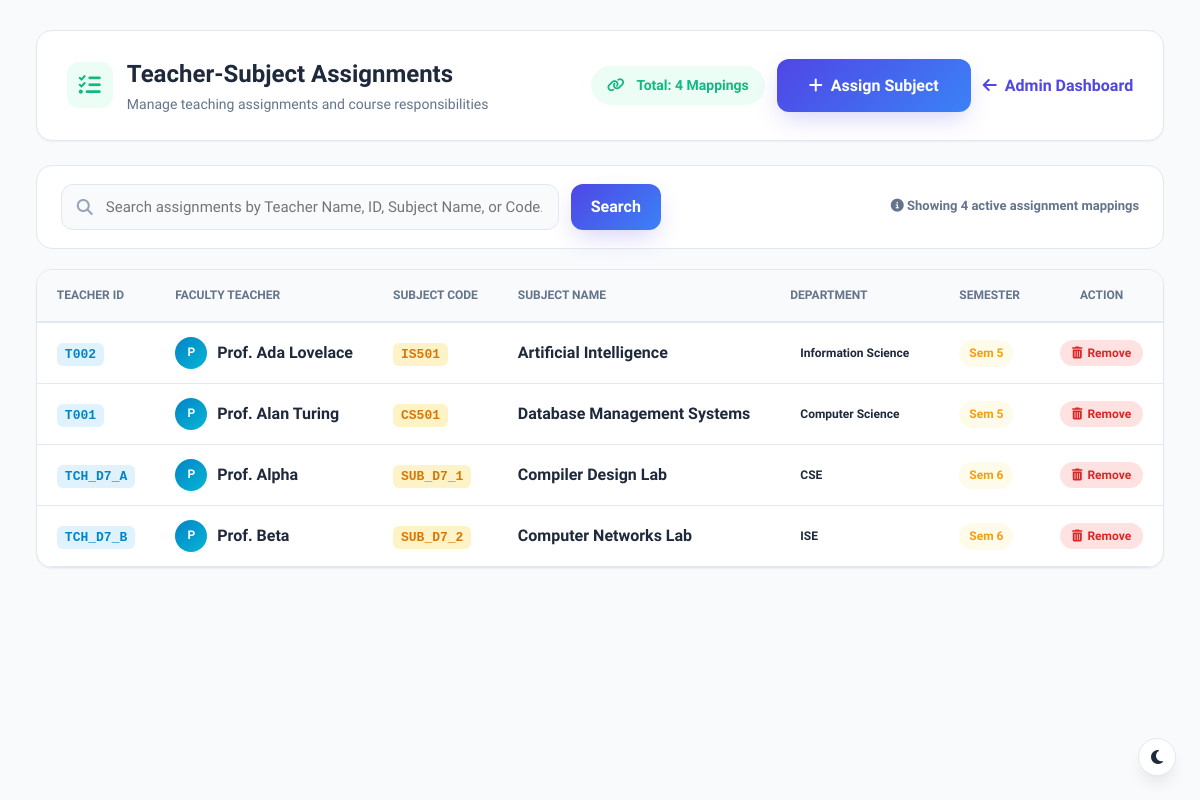
Page /view_assignments (signed in) on the earlier database version.
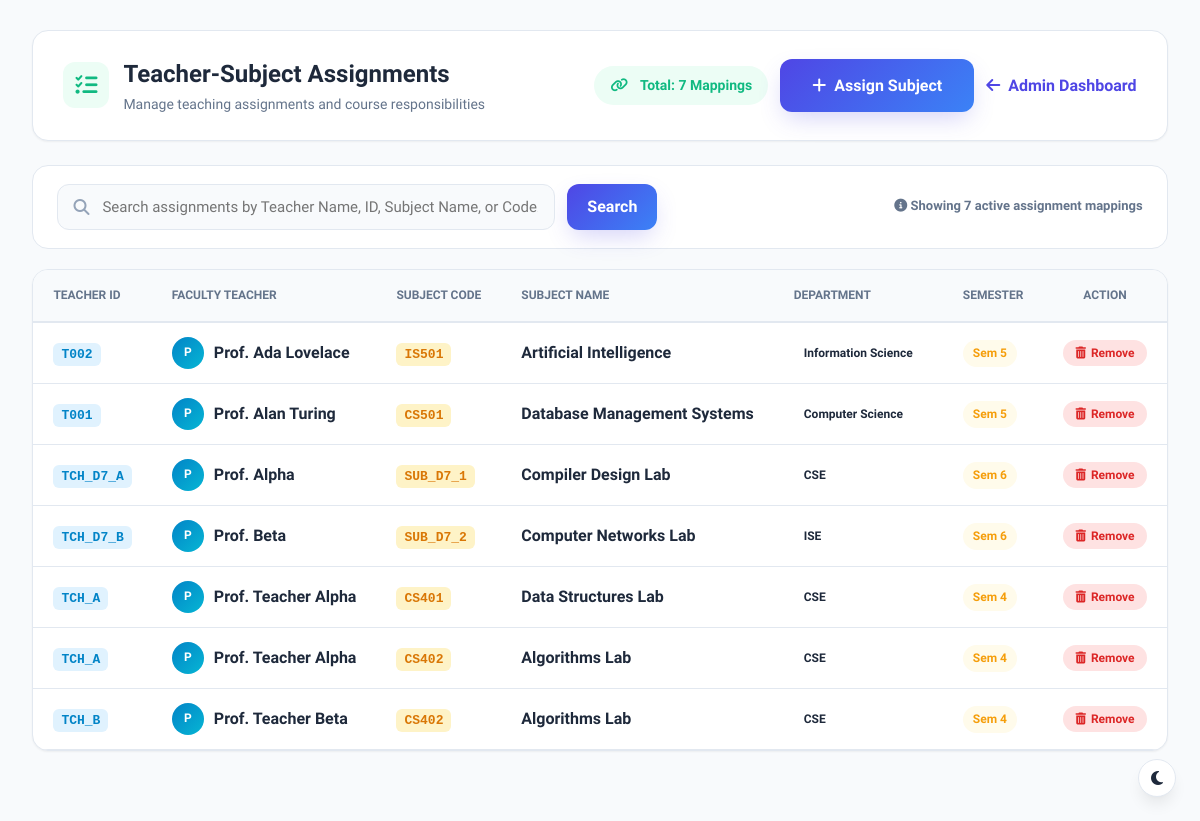
Same page on the later database version.
### tables this page shows
CREATE TABLE "teacher_subjects" (id INTEGER PRIMARY KEY AUTOINCREMENT, teacher_id TEXT NOT NULL, subject_id TEXT NOT NULL, FOREIGN KEY (teacher_id) REFERENCES teachers(teacher_id) ON DELETE CASCADE, FOREIGN KEY (subject_id) REFERENCES subjects(subject_code) ON DELETE CASCADE);

CREATE TABLE teachers(
        id INTEGER PRIMARY KEY AUTOINCREMENT,
        teacher_id TEXT UNIQUE NOT NULL,
        fullname TEXT NOT NULL,
        email TEXT UNIQUE NOT NULL,
        department TEXT NOT NULL
    );

CREATE TABLE "subjects" (id INTEGER PRIMARY KEY AUTOINCREMENT, subject_code TEXT UNIQUE NOT NULL, subject_name TEXT NOT NULL, department TEXT NOT NULL, semester INTEGER NOT NULL);

### app.py (the view)
@app.route("/view_assignments")
@role_required("admin")
def view_assignments():
    search_query = request.args.get("search", "").strip()
    success = request.args.get("success")
    error = request.args.get("error")
    conn = get_db_connection()
    cursor = conn.cursor()
    if search_query:
        term = f"%{search_query}%"
        cursor.execute("""
            SELECT teacher_subjects.id AS assignment_id,
                   teachers.teacher_id,
                   teachers.fullname AS teacher_name,
                   teachers.department AS teacher_department,
                   subjects.subject_code,
                   subjects.subject_name,
                   subjects.department AS subject_department,
                   subjects.semester
            FROM teacher_subjects
            JOIN teachers ON teacher_subjects.teacher_id = teachers.teacher_id
            JOIN subjects ON teacher_subjects.subject_id = subjects.subject_code
            WHERE teachers.fullname LIKE ? OR teachers.teacher_id LIKE ? OR subjects.subject_name LIKE ? OR subjects.subject_code LIKE ?
            ORDER BY teachers.fullname ASC, subjects.subject_code ASC
        """, (term, term, term, term))
    else:
        cursor.execute("""
            SELECT teacher_subjects.id AS assignment_id,
                   teachers.teacher_id,
                   teachers.fullname AS teacher_name,
                   teachers.department AS teacher_department,
                   subjects.subject_code,
                   subjects.subject_name,
                   subjects.department AS subject_department,
                   subjects.semester
            FROM teacher_subjects
            JOIN teachers ON teacher_subjects.teacher_id = teachers.teacher_id
            JOIN subjects ON teacher_subjects.subject_id = subjects.subject_code
            ORDER BY teachers.fullname ASC, subjects.subject_code ASC
        """)
    assignments = cursor.fetchall()
    conn.close()
    return render_template(
        "view_assignments.html",
        assignments=assignments,
        search_query=search_query,
        success=success,
        error=error
    )

### app.py (called while the page is built, shortened)
def role_required(*allowed_roles):
    def decorator(f):
        @wraps(f)
        def decorated_function(*args, **kwargs):
            if "user_id" not in session or "role" not in session:
                return redirect(url_for("login"))
            user_role = session.get("role")
            return f(*args, **kwargs)
        return decorated_function
    return decorator

### database.py (called while the page is built)
def get_db_connection():
    conn = sqlite3.connect("database.db")
    conn.execute("PRAGMA foreign_keys = ON;")
    conn.row_factory = sqlite3.Row
    return conn

### templates/view_assignments.html (shortened to what this page needs)
<!DOCTYPE html>
<html lang="en">
<head>
    <link rel="stylesheet" href="{{ url_for('static', filename='css/dashboard.css') }}">
    <link rel="stylesheet" href="{{ url_for('static', filename='css/style.css') }}">
    <link rel="stylesheet" href="https://cdnjs.cloudflare.com/ajax/libs/font-awesome/6.5.2/css/all.min.css">
</head>
<body style="background: var(--bg-main);">
    <div style="max-width: 1280px; margin: 30px auto; padding: 0 24px;">
        <div style="display: flex; justify-content: space-between; align-items: center; flex-wrap: wrap; gap: 20px; background: var(--card-bg); padding: 24px 30px; border-radius: var(--radius-lg); box-shadow: var(--shadow-sm); border: 1px solid var(--border); margin-bottom: 24px;">
            <div>
                <div style="display: flex; align-items: center; gap: 14px;">
                    <div style="width: 46px; height: 46px; border-radius: var(--radius-md); background: #ecfdf5; color: #10b981; display: flex; align-items: center; justify-content: center; font-size: 22px;">
                        <i class="fas fa-tasks"></i>
                    </div>
                    <div>
                        <h1 style="font-size: 24px; font-weight: 800; color: var(--text-main); margin: 0;">Teacher-Subject Assignments</h1>
                        <p style="color: var(--text-muted); font-size: 14px; margin: 0;">Manage teaching assignments and course responsibilities</p>
                    </div>
                </div>
            </div>
            <div style="display: flex; align-items: center; gap: 12px;">
                <span class="badge badge-success" style="font-size: 14px; padding: 8px 16px;">
                    <i class="fas fa-link" style="margin-right: 6px;"></i> Total: {{ assignments|length }} Mappings
                </span>
                <a href="{{ url_for('assign_subject') }}" class="btn btn-primary" style="display: inline-flex; align-items: center; gap: 8px; font-weight: 600;">
                    <i class="fas fa-plus"></i> Assign Subject
                </a>
                <a href="{{ url_for('admin') }}" class="btn btn-outline" style="display: inline-flex; align-items: center; gap: 8px; font-weight: 600;">
                    <i class="fas fa-arrow-left"></i> Admin Dashboard
                </a>
            </div>
        </div>
        <div style="background: var(--card-bg); padding: 18px 24px; border-radius: var(--radius-lg); border: 1px solid var(--border); margin-bottom: 20px; display: flex; justify-content: space-between; align-items: center; flex-wrap: wrap; gap: 16px;">
            <form action="{{ url_for('view_assignments') }}" method="GET" style="display: flex; gap: 12px; flex: 1; max-width: 600px;">
                <div class="input-wrapper" style="flex: 1;">
                    <input
                        type="text"
                        id="assignmentSearchInput"
                        name="search"
                        value="{{ search_query or '' }}"
                        class="form-control"
                        placeholder="Search assignments by Teacher Name, ID, Subject Name, or Code..."
                        style="width: 100%;">
                </div>
                <button type="submit" class="btn btn-primary" style="padding: 0 20px;">
                    Search
                </button>
            </form>
            <span style="font-size: 13px; color: var(--text-muted); font-weight: 600;">
                <i class="fas fa-info-circle"></i> Showing <strong>{{ assignments|length }}</strong> active assignment mappings
            </span>
        </div>
        <div class="table-card" style="background: var(--card-bg); border-radius: var(--radius-lg); border: 1px solid var(--border); overflow: hidden; box-shadow: var(--shadow-sm);">
            {% if assignments %}
            <div style="overflow-x: auto;">
                <table class="data-table" id="assignmentsTable" style="width: 100%; border-collapse: collapse;">
                    <thead>
                        <tr style="background: var(--bg-main); border-bottom: 2px solid var(--border);">
                            <th style="padding: 16px 20px; text-align: left; font-size: 12px; font-weight: 700; color: var(--text-muted); text-transform: uppercase;">Teacher ID</th>
                            <th style="padding: 16px 20px; text-align: left; font-size: 12px; font-weight: 700; color: var(--text-muted); text-transform: uppercase;">Faculty Teacher</th>
                            <th style="padding: 16px 20px; text-align: left; font-size: 12px; font-weight: 700; color: var(--text-muted); text-transform: uppercase;">Subject Code</th>
                            <th style="padding: 16px 20px; text-align: left; font-size: 12px; font-weight: 700; color: var(--text-muted); text-transform: uppercase;">Subject Name</th>
                            <th style="padding: 16px 20px; text-align: left; font-size: 12px; font-weight: 700; color: var(--text-muted); text-transform: uppercase;">Department</th>
                            <th style="padding: 16px 20px; text-align: left; font-size: 12px; font-weight: 700; color: var(--text-muted); text-transform: uppercase;">Semester</th>
                            <th style="padding: 16px 20px; text-align: center; font-size: 12px; font-weight: 700; color: var(--text-muted); text-transform: uppercase;">Action</th>
                        </tr>
                    </thead>
                    <tbody>
                        {% for item in assignments %}
                        <tr class="assignment-row" style="border-bottom: 1px solid var(--border); transition: var(--transition);">
                            <td style="padding: 14px 20px;">
                                <span style="font-weight: 700; font-family: monospace; color: var(--secondary-hover); background: #e0f2fe; padding: 4px 8px; border-radius: 6px; font-size: 13px;">
                                    {{ item['teacher_id'] }}
                                </span>
                            </td>
                            <td style="padding: 14px 20px;">
                                <div style="display: flex; align-items: center; gap: 10px;">
                                    <div style="width: 32px; height: 32px; border-radius: 50%; background: linear-gradient(135deg, #0284c7, #06b6d4); color: white; display: flex; align-items: center; justify-content: center; font-size: 12px; font-weight: 700;">
                                        {{ item['teacher_name'][0]|upper }}
                                    </div>
                                    <div>
                                        <span style="font-weight: 600; color: var(--text-main);">{{ item['teacher_name'] }}</span>
                                    </div>
                                </div>
                            </td>
                            <td style="padding: 14px 20px;">
                                <span style="font-weight: 700; font-family: monospace; color: #d97706; background: #fef3c7; padding: 4px 8px; border-radius: 6px; font-size: 13px;">
                                    {{ item['subject_code'] }}
                                </span>
                            </td>
                            <td style="padding: 14px 20px;">
                                <span style="font-weight: 600; color: var(--text-main);">{{ item['subject_name'] }}</span>
                            </td>
                            <td style="padding: 14px 20px;">
                                <span class="badge badge-info">{{ item['subject_department'] }}</span>
                            </td>
                            <td style="padding: 14px 20px;">
                                <span class="badge badge-warning">Sem {{ item['semester'] }}</span>
                            </td>
                            <td style="padding: 14px 20px; text-align: center;">
                                <button
                                    type="button"
                                    class="badge badge-danger"
                                    style="border: none; cursor: pointer; padding: 6px 12px; font-size: 12px; display: inline-flex; align-items: center; gap: 5px; background: #fee2e2; color: #dc2626;"
                                    onclick="confirmRemoveAssignment({{ item['assignment_id'] }}, '{{ item['teacher_name'] }}', '{{ item['subject_name'] }} ({{ item['subject_code'] }})')"
                                    title="Remove Assignment">
                                    <i class="fas fa-trash-alt"></i> Remove
                                </button>
                            </td>
                        </tr>
                        {% endfor %}
                    </tbody>
                </table>
            </div>
            {% endif %}
        </div>
    </div>
</body>
</html>

### static/css/dashboard.css (style rules this page uses)
:root { --primary: #4f46e5; --primary-hover: #4338ca; --primary-light: #eef2ff; --primary-glow: rgba(79, 70, 229, 0.25); --secondary: #0ea5e9; --secondary-light: #f0f9ff; --accent: #10b981; --accent-light: #ecfdf5; --warning: #f59e0b; --warning-light: #fffbeb; --danger: #ef4444; --danger-light: #fef2f2; --dark-sidebar: #0f172a; --dark-sidebar-hover: #1e293b; --bg-main: #f8fafc; --card-bg: #ffffff; --border: #e2e8f0; --text-main: #1e293b; --text-muted: #64748b; --radius-sm: 8px; --radius-md: 12px; --radius-lg: 16px; --radius-xl: 20px; --radius-full: 9999px; --shadow-sm: 0 1px 2px 0 rgba(0, 0, 0, 0.05); --shadow-md: 0 4px 6px -1px rgba(0, 0, 0, 0.07); --shadow-lg: 0 10px 15px -3px rgba(0, 0, 0, 0.08); --shadow-xl: 0 20px 25px -5px rgba(0, 0, 0, 0.08); --transition: all 0.25s cubic-bezier(0.4, 0, 0.2, 1); }
* { margin: 0; padding: 0; box-sizing: border-box; font-family: 'Plus Jakarta Sans', 'Poppins', sans-serif; }
body { display: flex; background-color: var(--bg-main); color: var(--text-main); min-height: 100vh; overflow-x: hidden; }

### static/css/style.css (style rules this page uses)
:root { --primary: #4f46e5; --primary-hover: #4338ca; --primary-light: #eef2ff; --primary-glow: rgba(79, 70, 229, 0.25); --secondary: #0ea5e9; --secondary-hover: #0284c7; --secondary-light: #f0f9ff; --accent: #10b981; --accent-light: #ecfdf5; --warning: #f59e0b; --warning-light: #fffbeb; --danger: #ef4444; --danger-light: #fef2f2; --dark: #0f172a; --dark-muted: #334155; --text-main: #1e293b; --text-muted: #64748b; --text-light: #94a3b8; --bg-main: #f8fafc; --bg-subtle: #f1f5f9; --card-bg: #ffffff; --glass-bg: rgba(255, 255, 255, 0.85); --border: #e2e8f0; --border-subtle: #f1f5f9; --border-focus: #818cf8; --shadow-sm: 0 1px 2px 0 rgba(0, 0, 0, 0.05); --shadow-md: 0 4px 6px -1px rgba(0, 0, 0, 0.07), 0 2px 4px -2px rgba(0, 0, 0, 0.05); --shadow-lg: 0 10px 15px -3px rgba(0, 0, 0, 0.08), 0 4px 6px -4px rgba(0, 0, 0, 0.04); --shadow-xl: 0 20px 25px -5px rgba(0, 0, 0, 0.08), 0 8px 10px -6px rgba(0, 0, 0, 0.04); --shadow-glow: 0 0 20px rgba(79, 70, 229, 0.35); --radius-sm: 8px; --radius-md: 12px; --radius-lg: 16px; --radius-xl: 24px; --radius-full: 9999px; --transition: all 0.25s cubic-bezier(0.4, 0, 0.2, 1); }
* { margin: 0; padding: 0; box-sizing: border-box; font-family: 'Plus Jakarta Sans', 'Poppins', -apple-system, BlinkMacSystemFont, sans-serif; }
html { scroll-behavior: smooth; }
body { background-color: var(--bg-main); color: var(--text-main); min-height: 100vh; display: flex; flex-direction: column; overflow-x: hidden; line-height: 1.6; }
a { color: var(--primary); text-decoration: none; transition: var(--transition); }
.btn-primary { background: linear-gradient(135deg, #4f46e5, #3b82f6); color: #fff; padding: 14px 32px; border-radius: var(--radius-md); font-size: 16px; font-weight: 600; display: inline-flex; align-items: center; gap: 10px; box-shadow: 0 10px 25px -5px var(--primary-glow); border: none; cursor: pointer; transition: var(--transition); }
.input-wrapper { position: relative; display: flex; align-items: center; }
.form-control { width: 100%; padding: 13px 16px 13px 44px; background: var(--bg-main); border: 1px solid var(--border); border-radius: var(--radius-md); font-size: 15px; color: var(--text-main); transition: var(--transition); outline: none; }
.table-card { background: #ffffff; border: 1px solid var(--border); border-radius: var(--radius-xl); box-shadow: var(--shadow-lg); overflow: hidden; margin-bottom: 40px; }
.badge { display: inline-flex; align-items: center; gap: 6px; padding: 4px 10px; border-radius: var(--radius-full); font-size: 12px; font-weight: 600; }
.badge-success { background: var(--accent-light); color: var(--accent); }
.badge-warning { background: var(--warning-light); color: var(--warning); }

Differences in the rows shown:
added teacher_subjects: teacher_id "TCH_A", fullname "P", teacher_name "Prof. Teacher Alpha", subject_code "CS401", subject_name "Data Structures Lab", subject_department "CSE", semester "4"
added teacher_subjects: teacher_id "TCH_A", fullname "P", teacher_name "Prof. Teacher Alpha", subject_code "CS402", subject_name "Algorithms Lab", subject_department "CSE", semester "4"
added teacher_subjects: teacher_id "TCH_B", fullname "P", teacher_name "Prof. Teacher Beta", subject_code "CS402", subject_name "Algorithms Lab", subject_department "CSE", semester "4"
Other differences:
{{ assignments|length }}: "4" → "7"
